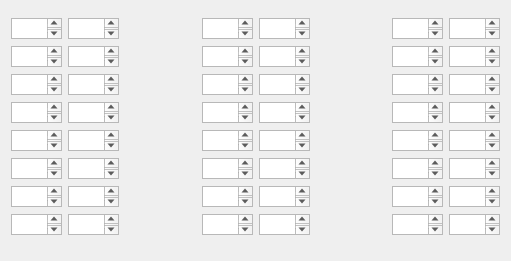
     <widget class="QWidget" name="gridLayoutWidget">
      <property name="geometry">
       <rect>
        <x>-3</x>
        <y>33</y>
        <width>511</width>
        <height>261</height>
       </rect>
      </property>
      <layout class="QGridLayout" name="multLayout">
       <property name="verticalSpacing">
        <number>0</number>
       </property>
       <item row="0" column="0">
        <widget class="QTextEdit" name="Pix1_Stg1_Vmon">
         <property name="maximumSize">
          <size>
           <width>51</width>
           <height>21</height>
          </size>
         </property>
        </widget>
       </item>
       <item row="0" column="1">
        <widget class="QTextEdit" name="Pix1_Stg1_Imon">
         <property name="maximumSize">
          <size>
           <width>51</width>
           <height>21</height>
          </size>
         </property>
        </widget>
       </item>
       <item row="1" column="0">
        <widget class="QTextEdit" name="Pix2_Stg1_Vmon">
         <property name="maximumSize">
          <size>
           <width>51</width>
           <height>21</height>
          </size>
         </property>
        </widget>
       </item>
       <item row="1" column="1">
        <widget class="QTextEdit" name="Pix2_Stg1_Imon">
         <property name="maximumSize">
          <size>
           <width>51</width>
           <height>21</height>
          </size>
         </property>
        </widget>
       </item>
       <item row="2" column="0">
        <widget class="QTextEdit" name="Pix3_Stg1_Vmon">
         <property name="maximumSize">
          <size>
           <width>51</width>
           <height>21</height>
          </size>
         </property>
        </widget>
       </item>
       <item row="2" column="1">
        <widget class="QTextEdit" name="Pix3_Stg1_Imon">
         <property name="maximumSize">
          <size>
           <width>51</width>
           <height>21</height>
          </size>
         </property>
        </widget>
       </item>
       <item row="3" column="0">
        <widget class="QTextEdit" name="Pix4_Stg1_Vmon">
         <property name="maximumSize">
          <size>
           <width>51</width>
           <height>21</height>
          </size>
         </property>
        </widget>
       </item>
       <item row="3" column="1">
        <widget class="QTextEdit" name="Pix4_Stg1_Imon">
         <property name="maximumSize">
          <size>
           <width>51</width>
           <height>21</height>
          </size>
         </property>
        </widget>
       </item>
       <item row="4" column="0">
        <widget class="QTextEdit" name="Pix5_Stg1_Vmon">
         <property name="maximumSize">
          <size>
           <width>51</width>
           <height>21</height>
          </size>
         </property>
        </widget>
       </item>
       <item row="4" column="1">
        <widget class="QTextEdit" name="Pix5_Stg1_Imon">
         <property name="maximumSize">
          <size>
           <width>51</width>
           <height>21</height>
          </size>
         </property>
        </widget>
       </item>
       <item row="5" column="0">
        <widget class="QTextEdit" name="Pix6_Stg1_Vmon">
         <property name="maximumSize">
          <size>
           <width>51</width>
           <height>21</height>
          </size>
         </property>
        </widget>
       </item>
       <item row="5" column="1">
        <widget class="QTextEdit" name="Pix6_Stg1_Imon">
         <property name="maximumSize">
          <size>
           <width>51</width>
           <height>21</height>
          </size>
         </property>
        </widget>
       </item>
       <item row="6" column="0">
        <widget class="QTextEdit" name="Pix7_Stg1_Vmon">
         <property name="maximumSize">
          <size>
           <width>51</width>
           <height>21</height>
          </size>
         </property>
        </widget>
       </item>
       <item row="6" column="1">
        <widget class="QTextEdit" name="Pix7_Stg1_Imon">
         <property name="maximumSize">
          <size>
           <width>51</width>
           <height>21</height>
          </size>
         </property>
        </widget>
       </item>
       <item row="7" column="0">
        <widget class="QTextEdit" name="Pix8_Stg1_Vmon">
         <property name="maximumSize">
          <size>
           <width>51</width>
           <height>21</height>
          </size>
         </property>
        </widget>
       </item>
       <item row="7" column="1">
        <widget class="QTextEdit" name="Pix8_Stg1_Imon">
         <property name="maximumSize">
          <size>
           <width>51</width>
           <height>21</height>
          </size>
         </property>
        </widget>
       </item>
       <item row="0" column="3">
        <widget class="QTextEdit" name="Pix1_Stg2_Vmon">
         <property name="maximumSize">
          <size>
           <width>51</width>
           <height>21</height>
          </size>
         </property>
        </widget>
       </item>
       <item row="0" column="4">
        <widget class="QTextEdit" name="Pix1_Stg2_Imon">
         <property name="maximumSize">
          <size>
           <width>51</width>
           <height>21</height>
          </size>
         </property>
        </widget>
       </item>
       <item row="1" column="3">
        <widget class="QTextEdit" name="Pix2_Stg2_Vmon">
         <property name="maximumSize">
          <size>
           <width>51</width>
           <height>21</height>
          </size>
         </property>
        </widget>
       </item>
       <item row="1" column="4">
        <widget class="QTextEdit" name="Pix2_Stg2_Imon">
         <property name="maximumSize">
          <size>
           <width>51</width>
           <height>21</height>
          </size>
         </property>
        </widget>
       </item>
       <item row="2" column="3">
        <widget class="QTextEdit" name="Pix3_Stg2_Vmon">
         <property name="maximumSize">
          <size>
           <width>51</width>
           <height>21</height>
          </size>
         </property>
        </widget>
       </item>
       <item row="2" column="4">
        <widget class="QTextEdit" name="Pix3_Stg2_Imon">
         <property name="maximumSize">
          <size>
           <width>51</width>
           <height>21</height>
          </size>
         </property>
        </widget>
       </item>
       <item row="3" column="3">
        <widget class="QTextEdit" name="Pix4_Stg2_Vmon">
         <property name="maximumSize">
          <size>
           <width>51</width>
           <height>21</height>
          </size>
         </property>
        </widget>
       </item>
       <item row="3" column="4">
        <widget class="QTextEdit" name="Pix4_Stg2_Imon">
         <property name="maximumSize">
          <size>
           <width>51</width>
           <height>21</height>
          </size>
         </property>
        </widget>
       </item>
       <item row="4" column="3">
        <widget class="QTextEdit" name="Pix5_Stg2_Vmon">
         <property name="maximumSize">
          <size>
           <width>51</width>
           <height>21</height>
          </size>
         </property>
        </widget>
       </item>
       <item row="4" column="4">
        <widget class="QTextEdit" name="Pix5_Stg2_Imon">
         <property name="maximumSize">
          <size>
           <width>51</width>
           <height>21</height>
          </size>
         </property>
        </widget>
       </item>
       <item row="5" column="3">
        <widget class="QTextEdit" name="Pix6_Stg2_Vmon">
         <property name="maximumSize">
          <size>
           <width>51</width>
           <height>21</height>
          </size>
         </property>
        </widget>
       </item>
       <item row="5" column="4">
        <widget class="QTextEdit" name="Pix6_Stg2_Imon">
         <property name="maximumSize">
          <size>
           <width>51</width>
           <height>21</height>
          </size>
         </property>
        </widget>
       </item>
       <item row="6" column="3">
        <widget class="QTextEdit" name="Pix7_Stg2_Vmon">
         <property name="maximumSize">
          <size>
           <width>51</width>
           <height>21</height>
          </size>
         </property>
        </widget>
       </item>
       <item row="6" column="4">
        <widget class="QTextEdit" name="Pix7_Stg2_Imon">
         <property name="maximumSize">
          <size>
           <width>51</width>
           <height>21</height>
          </size>
         </property>
        </widget>
       </item>
       <item row="7" column="3">
        <widget class="QTextEdit" name="Pix8_Stg2_Vmon">
         <property name="maximumSize">
          <size>
           <width>51</width>
           <height>21</height>
          </size>
         </property>
        </widget>
       </item>
       <item row="7" column="4">
        <widget class="QTextEdit" name="Pix8_Stg2_Imon">
         <property name="maximumSize">
          <size>
           <width>51</width>
           <height>21</height>
          </size>
         </property>
        </widget>
       </item>
       <item row="0" column="6">
        <widget class="QTextEdit" name="Pix1_Stg3_Vmon">
         <property name="maximumSize">
          <size>
           <width>51</width>
           <height>21</height>
          </size>
         </property>
        </widget>
       </item>
       <item row="0" column="7">
        <widget class="QTextEdit" name="Pix1_Stg3_Imon">
         <property name="maximumSize">
          <size>
           <width>51</width>
           <height>21</height>
          </size>
         </property>
        </widget>
       </item>
       <item row="1" column="6">
        <widget class="QTextEdit" name="Pix2_Stg3_Vmon">
         <property name="maximumSize">
          <size>
           <width>51</width>
           <height>21</height>
          </size>
         </property>
        </widget>
       </item>
       <item row="1" column="7">
        <widget class="QTextEdit" name="Pix2_Stg3_Imon">
         <property name="maximumSize">
          <size>
           <width>51</width>
           <height>21</height>
          </size>
         </property>
        </widget>
       </item>
       <item row="2" column="6">
        <widget class="QTextEdit" name="Pix3_Stg3_Vmon">
         <property name="maximumSize">
          <size>
           <width>51</width>
           <height>21</height>
          </size>
         </property>
        </widget>
       </item>
       <item row="2" column="7">
        <widget class="QTextEdit" name="Pix3_Stg3_Imon">
         <property name="maximumSize">
          <size>
           <width>51</width>
           <height>21</height>
          </size>
         </property>
        </widget>
       </item>
       <item row="3" column="6">
        <widget class="QTextEdit" name="Pix4_Stg3_Vmon">
         <property name="maximumSize">
          <size>
           <width>51</width>
           <height>21</height>
          </size>
         </property>
        </widget>
       </item>
       <item row="3" column="7">
        <widget class="QTextEdit" name="Pix4_Stg3_Imon">
         <property name="maximumSize">
          <size>
           <width>51</width>
           <height>21</height>
          </size>
         </property>
        </widget>
       </item>
       <item row="4" column="6">
        <widget class="QTextEdit" name="Pix5_Stg3_Vmon">
         <property name="maximumSize">
          <size>
           <width>51</width>
           <height>21</height>
          </size>
         </property>
        </widget>
       </item>
       <item row="4" column="7">
        <widget class="QTextEdit" name="Pix5_Stg3_Imon">
         <property name="maximumSize">
          <size>
           <width>51</width>
           <height>21</height>
          </size>
         </property>
        </widget>
       </item>
       <item row="5" column="6">
        <widget class="QTextEdit" name="Pix6_Stg3_Vmon">
         <property name="maximumSize">
          <size>
           <width>51</width>
           <height>21</height>
          </size>
         </property>
        </widget>
       </item>
       <item row="5" column="7">
        <widget class="QTextEdit" name="Pix6_Stg3_Imon">
         <property name="maximumSize">
          <size>
           <width>51</width>
           <height>21</height>
          </size>
         </property>
        </widget>
       </item>
       <item row="6" column="6">
        <widget class="QTextEdit" name="Pix7_Stg3_Vmon">
         <property name="maximumSize">
          <size>
           <width>51</width>
           <height>21</height>
          </size>
         </property>
        </widget>
       </item>
       <item row="6" column="7">
        <widget class="QTextEdit" name="Pix7_Stg3_Imon">
         <property name="maximumSize">
          <size>
           <width>51</width>
           <height>21</height>
          </size>
         </property>
        </widget>
       </item>
       <item row="7" column="6">
        <widget class="QTextEdit" name="Pix8_Stg3_Vmon">
         <property name="maximumSize">
          <size>
           <width>51</width>
           <height>21</height>
          </size>
         </property>
        </widget>
       </item>
       <item row="7" column="7">
        <widget class="QTextEdit" name="Pix8_Stg3_Imon">
         <property name="maximumSize">
          <size>
           <width>51</width>
           <height>21</height>
          </size>
         </property>
        </widget>
       </item>
       <item row="1" column="2">
        <spacer name="horizontalSpacer">
         <property name="orientation">
          <enum>Qt::Horizontal</enum>
         </property>
         <property name="sizeHint" stdset="0">
          <size>
           <width>40</width>
           <height>20</height>
          </size>
         </property>
        </spacer>
       </item>
       <item row="1" column="5">
        <spacer name="horizontalSpacer_2">
         <property name="orientation">
          <enum>Qt::Horizontal</enum>
         </property>
         <property name="sizeHint" stdset="0">
          <size>
           <width>40</width>
           <height>20</height>
          </size>
         </property>
        </spacer>
       </item>
      </layout>
     </widget>
